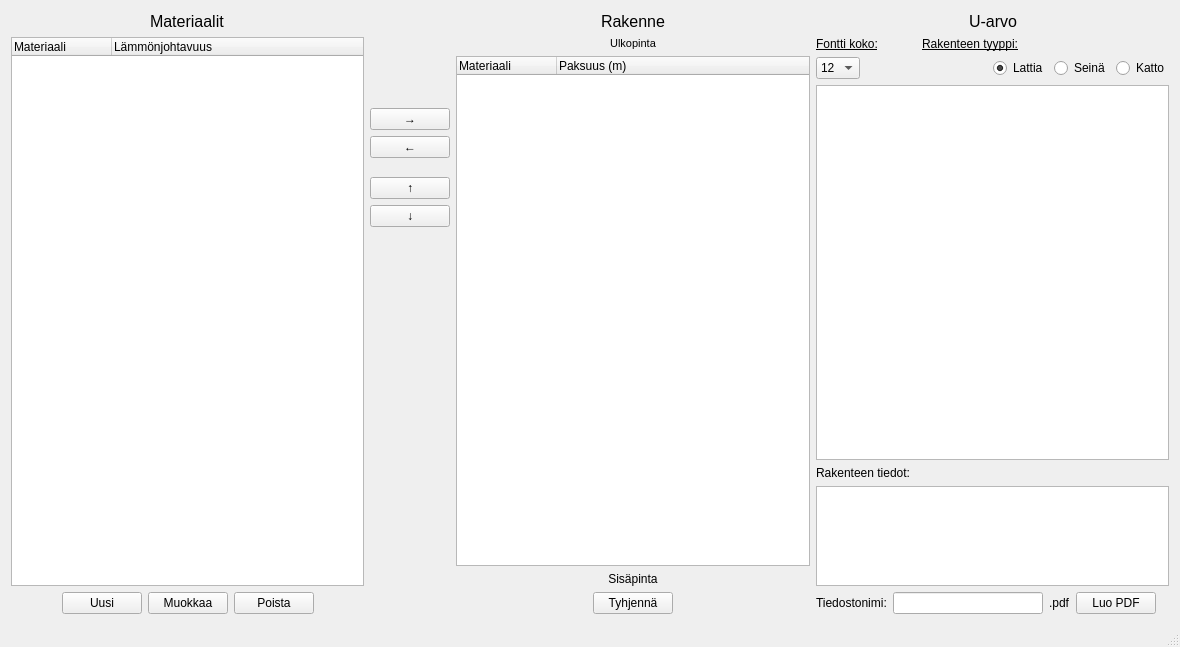
<?xml version="1.0" encoding="UTF-8"?>
<ui version="4.0">
 <class>MainWindow</class>
 <widget class="QMainWindow" name="MainWindow">
  <property name="geometry">
   <rect>
    <x>0</x>
    <y>0</y>
    <width>1180</width>
    <height>647</height>
   </rect>
  </property>
  <property name="windowTitle">
   <string>MainWindow</string>
  </property>
  <widget class="QWidget" name="centralWidget">
   <layout class="QHBoxLayout" name="horizontalLayout_6">
    <item>
     <layout class="QVBoxLayout" name="verticalLayout_7">
      <item>
       <layout class="QHBoxLayout" name="horizontalLayout_5">
        <item>
         <spacer name="horizontalSpacer_12">
          <property name="orientation">
           <enum>Qt::Horizontal</enum>
          </property>
          <property name="sizeHint" stdset="0">
           <size>
            <width>40</width>
            <height>20</height>
           </size>
          </property>
         </spacer>
        </item>
        <item>
         <widget class="QLabel" name="label_5">
          <property name="font">
           <font>
            <pointsize>12</pointsize>
           </font>
          </property>
          <property name="text">
           <string>Materiaalit</string>
          </property>
          <property name="buddy">
           <cstring>tableMateriaalit</cstring>
          </property>
         </widget>
        </item>
        <item>
         <spacer name="horizontalSpacer_13">
          <property name="orientation">
           <enum>Qt::Horizontal</enum>
          </property>
          <property name="sizeHint" stdset="0">
           <size>
            <width>40</width>
            <height>20</height>
           </size>
          </property>
         </spacer>
        </item>
       </layout>
      </item>
      <item>
       <widget class="QTableWidget" name="tableMateriaalit">
        <property name="showGrid">
         <bool>false</bool>
        </property>
        <property name="sortingEnabled">
         <bool>true</bool>
        </property>
        <property name="cornerButtonEnabled">
         <bool>true</bool>
        </property>
        <attribute name="horizontalHeaderHighlightSections">
         <bool>false</bool>
        </attribute>
        <attribute name="horizontalHeaderMinimumSectionSize">
         <number>37</number>
        </attribute>
        <attribute name="horizontalHeaderShowSortIndicator" stdset="0">
         <bool>true</bool>
        </attribute>
        <attribute name="horizontalHeaderStretchLastSection">
         <bool>true</bool>
        </attribute>
        <attribute name="verticalHeaderVisible">
         <bool>false</bool>
        </attribute>
        <attribute name="verticalHeaderCascadingSectionResizes">
         <bool>false</bool>
        </attribute>
        <column>
         <property name="text">
          <string>Materiaali</string>
         </property>
         <property name="textAlignment">
          <set>AlignLeading|AlignVCenter</set>
         </property>
        </column>
        <column>
         <property name="text">
          <string>Lämmönjohtavuus</string>
         </property>
         <property name="textAlignment">
          <set>AlignLeading|AlignVCenter</set>
         </property>
        </column>
       </widget>
      </item>
      <item>
       <layout class="QHBoxLayout" name="horizontalLayout_9">
        <property name="sizeConstraint">
         <enum>QLayout::SetDefaultConstraint</enum>
        </property>
        <item>
         <spacer name="horizontalSpacer_2">
          <property name="orientation">
           <enum>Qt::Horizontal</enum>
          </property>
          <property name="sizeHint" stdset="0">
           <size>
            <width>40</width>
            <height>20</height>
           </size>
          </property>
         </spacer>
        </item>
        <item>
         <widget class="QPushButton" name="buttonUusiMateriaali">
          <property name="text">
           <string>Uusi</string>
          </property>
         </widget>
        </item>
        <item>
         <widget class="QPushButton" name="buttoMuokkaaMat">
          <property name="enabled">
           <bool>true</bool>
          </property>
          <property name="text">
           <string>Muokkaa</string>
          </property>
          <property name="checkable">
           <bool>true</bool>
          </property>
         </widget>
        </item>
        <item>
         <widget class="QPushButton" name="pushButton">
          <property name="text">
           <string>Poista</string>
          </property>
         </widget>
        </item>
        <item>
         <spacer name="horizontalSpacer">
          <property name="orientation">
           <enum>Qt::Horizontal</enum>
          </property>
          <property name="sizeHint" stdset="0">
           <size>
            <width>40</width>
            <height>20</height>
           </size>
          </property>
         </spacer>
        </item>
       </layout>
      </item>
     </layout>
    </item>
    <item>
     <layout class="QVBoxLayout" name="verticalLayout">
      <item>
       <spacer name="verticalSpacer_3">
        <property name="orientation">
         <enum>Qt::Vertical</enum>
        </property>
        <property name="sizeHint" stdset="0">
         <size>
          <width>20</width>
          <height>40</height>
         </size>
        </property>
       </spacer>
      </item>
      <item>
       <widget class="QPushButton" name="buttonOikea">
        <property name="text">
         <string>→</string>
        </property>
       </widget>
      </item>
      <item>
       <widget class="QPushButton" name="buttonVasen">
        <property name="text">
         <string>←</string>
        </property>
       </widget>
      </item>
      <item>
       <spacer name="verticalSpacer_5">
        <property name="orientation">
         <enum>Qt::Vertical</enum>
        </property>
        <property name="sizeType">
         <enum>QSizePolicy::Fixed</enum>
        </property>
        <property name="sizeHint" stdset="0">
         <size>
          <width>20</width>
          <height>13</height>
         </size>
        </property>
       </spacer>
      </item>
      <item>
       <widget class="QPushButton" name="buttonYlos">
        <property name="text">
         <string>↑</string>
        </property>
       </widget>
      </item>
      <item>
       <widget class="QPushButton" name="buttonAlas">
        <property name="text">
         <string>↓</string>
        </property>
       </widget>
      </item>
      <item>
       <spacer name="verticalSpacer_4">
        <property name="orientation">
         <enum>Qt::Vertical</enum>
        </property>
        <property name="sizeHint" stdset="0">
         <size>
          <width>20</width>
          <height>40</height>
         </size>
        </property>
       </spacer>
      </item>
      <item>
       <spacer name="verticalSpacer_2">
        <property name="orientation">
         <enum>Qt::Vertical</enum>
        </property>
        <property name="sizeHint" stdset="0">
         <size>
          <width>20</width>
          <height>40</height>
         </size>
        </property>
       </spacer>
      </item>
      <item>
       <spacer name="verticalSpacer_6">
        <property name="orientation">
         <enum>Qt::Vertical</enum>
        </property>
        <property name="sizeHint" stdset="0">
         <size>
          <width>20</width>
          <height>40</height>
         </size>
        </property>
       </spacer>
      </item>
      <item>
       <spacer name="verticalSpacer">
        <property name="orientation">
         <enum>Qt::Vertical</enum>
        </property>
        <property name="sizeHint" stdset="0">
         <size>
          <width>20</width>
          <height>40</height>
         </size>
        </property>
       </spacer>
      </item>
     </layout>
    </item>
    <item>
     <layout class="QVBoxLayout" name="verticalLayout_6">
      <item>
       <layout class="QVBoxLayout" name="verticalLayout_2">
        <item>
         <layout class="QHBoxLayout" name="horizontalLayout">
          <item>
           <spacer name="horizontalSpacer_10">
            <property name="orientation">
             <enum>Qt::Horizontal</enum>
            </property>
            <property name="sizeHint" stdset="0">
             <size>
              <width>40</width>
              <height>20</height>
             </size>
            </property>
           </spacer>
          </item>
          <item>
           <widget class="QLabel" name="label_4">
            <property name="font">
             <font>
              <pointsize>12</pointsize>
             </font>
            </property>
            <property name="text">
             <string>Rakenne</string>
            </property>
            <property name="buddy">
             <cstring>tableRakenne</cstring>
            </property>
           </widget>
          </item>
          <item>
           <spacer name="horizontalSpacer_11">
            <property name="orientation">
             <enum>Qt::Horizontal</enum>
            </property>
            <property name="sizeHint" stdset="0">
             <size>
              <width>40</width>
              <height>20</height>
             </size>
            </property>
           </spacer>
          </item>
         </layout>
        </item>
        <item>
         <widget class="QLabel" name="label_2">
          <property name="font">
           <font>
            <pointsize>8</pointsize>
            <weight>50</weight>
            <bold>false</bold>
           </font>
          </property>
          <property name="text">
           <string>Ulkopinta</string>
          </property>
          <property name="alignment">
           <set>Qt::AlignCenter</set>
          </property>
          <property name="textInteractionFlags">
           <set>Qt::NoTextInteraction</set>
          </property>
         </widget>
        </item>
       </layout>
      </item>
      <item>
       <widget class="QTableWidget" name="tableRakenne">
        <property name="showGrid">
         <bool>false</bool>
        </property>
        <attribute name="horizontalHeaderHighlightSections">
         <bool>false</bool>
        </attribute>
        <attribute name="horizontalHeaderStretchLastSection">
         <bool>true</bool>
        </attribute>
        <attribute name="verticalHeaderVisible">
         <bool>false</bool>
        </attribute>
        <column>
         <property name="text">
          <string>Materiaali</string>
         </property>
         <property name="textAlignment">
          <set>AlignLeading|AlignVCenter</set>
         </property>
        </column>
        <column>
         <property name="text">
          <string>Paksuus (m)</string>
         </property>
         <property name="textAlignment">
          <set>AlignLeading|AlignVCenter</set>
         </property>
        </column>
       </widget>
      </item>
      <item>
       <layout class="QVBoxLayout" name="verticalLayout_4">
        <property name="sizeConstraint">
         <enum>QLayout::SetDefaultConstraint</enum>
        </property>
        <item>
         <widget class="QLabel" name="label">
          <property name="text">
           <string>Sisäpinta</string>
          </property>
          <property name="alignment">
           <set>Qt::AlignCenter</set>
          </property>
          <property name="textInteractionFlags">
           <set>Qt::NoTextInteraction</set>
          </property>
         </widget>
        </item>
        <item>
         <layout class="QHBoxLayout" name="horizontalLayout_8">
          <property name="sizeConstraint">
           <enum>QLayout::SetDefaultConstraint</enum>
          </property>
          <item>
           <spacer name="horizontalSpacer_4">
            <property name="orientation">
             <enum>Qt::Horizontal</enum>
            </property>
            <property name="sizeHint" stdset="0">
             <size>
              <width>40</width>
              <height>20</height>
             </size>
            </property>
           </spacer>
          </item>
          <item>
           <widget class="QPushButton" name="buttonTyhjenna">
            <property name="text">
             <string>Tyhjennä</string>
            </property>
           </widget>
          </item>
          <item>
           <spacer name="horizontalSpacer_3">
            <property name="orientation">
             <enum>Qt::Horizontal</enum>
            </property>
            <property name="sizeHint" stdset="0">
             <size>
              <width>40</width>
              <height>20</height>
             </size>
            </property>
           </spacer>
          </item>
         </layout>
        </item>
       </layout>
      </item>
     </layout>
    </item>
    <item>
     <layout class="QVBoxLayout" name="verticalLayout_8">
      <item>
       <layout class="QVBoxLayout" name="verticalLayout_3">
        <item>
         <layout class="QHBoxLayout" name="horizontalLayout_4">
          <item>
           <spacer name="horizontalSpacer_8">
            <property name="orientation">
             <enum>Qt::Horizontal</enum>
            </property>
            <property name="sizeHint" stdset="0">
             <size>
              <width>40</width>
              <height>20</height>
             </size>
            </property>
           </spacer>
          </item>
          <item>
           <widget class="QLabel" name="label_3">
            <property name="font">
             <font>
              <pointsize>12</pointsize>
             </font>
            </property>
            <property name="text">
             <string>U-arvo</string>
            </property>
            <property name="buddy">
             <cstring>textBrowser</cstring>
            </property>
           </widget>
          </item>
          <item>
           <spacer name="horizontalSpacer_7">
            <property name="orientation">
             <enum>Qt::Horizontal</enum>
            </property>
            <property name="sizeHint" stdset="0">
             <size>
              <width>40</width>
              <height>20</height>
             </size>
            </property>
           </spacer>
          </item>
         </layout>
        </item>
        <item>
         <layout class="QHBoxLayout" name="horizontalLayout_3">
          <item>
           <widget class="QLabel" name="label_6">
            <property name="sizePolicy">
             <sizepolicy hsizetype="Preferred" vsizetype="Preferred">
              <horstretch>0</horstretch>
              <verstretch>0</verstretch>
             </sizepolicy>
            </property>
            <property name="maximumSize">
             <size>
              <width>100</width>
              <height>16777215</height>
             </size>
            </property>
            <property name="font">
             <font>
              <underline>true</underline>
             </font>
            </property>
            <property name="text">
             <string>Fontti koko:</string>
            </property>
           </widget>
          </item>
          <item>
           <widget class="QLabel" name="label_7">
            <property name="font">
             <font>
              <underline>true</underline>
             </font>
            </property>
            <property name="text">
             <string>Rakenteen tyyppi:</string>
            </property>
           </widget>
          </item>
         </layout>
        </item>
        <item>
         <layout class="QHBoxLayout" name="horizontalLayout_2">
          <item>
           <widget class="QComboBox" name="comboBox">
            <property name="currentIndex">
             <number>2</number>
            </property>
            <item>
             <property name="text">
              <string>8</string>
             </property>
            </item>
            <item>
             <property name="text">
              <string>10</string>
             </property>
            </item>
            <item>
             <property name="text">
              <string>12</string>
             </property>
            </item>
            <item>
             <property name="text">
              <string>14</string>
             </property>
            </item>
            <item>
             <property name="text">
              <string>16</string>
             </property>
            </item>
            <item>
             <property name="text">
              <string>18</string>
             </property>
            </item>
            <item>
             <property name="text">
              <string>20</string>
             </property>
            </item>
           </widget>
          </item>
          <item>
           <spacer name="horizontalSpacer_6">
            <property name="orientation">
             <enum>Qt::Horizontal</enum>
            </property>
            <property name="sizeHint" stdset="0">
             <size>
              <width>40</width>
              <height>20</height>
             </size>
            </property>
           </spacer>
          </item>
          <item>
           <widget class="QRadioButton" name="radioButtonLattia">
            <property name="text">
             <string>Lattia</string>
            </property>
            <property name="checked">
             <bool>true</bool>
            </property>
           </widget>
          </item>
          <item>
           <widget class="QRadioButton" name="radioButtonSeina">
            <property name="text">
             <string>Seinä</string>
            </property>
           </widget>
          </item>
          <item>
           <widget class="QRadioButton" name="radioButtonKatto">
            <property name="text">
             <string>Katto</string>
            </property>
           </widget>
          </item>
         </layout>
        </item>
       </layout>
      </item>
      <item>
       <layout class="QVBoxLayout" name="verticalLayout_5">
        <item>
         <widget class="QTextBrowser" name="textBrowser">
          <property name="sizePolicy">
           <sizepolicy hsizetype="Expanding" vsizetype="Expanding">
            <horstretch>0</horstretch>
            <verstretch>0</verstretch>
           </sizepolicy>
          </property>
          <property name="font">
           <font>
            <pointsize>14</pointsize>
           </font>
          </property>
          <property name="lineWrapMode">
           <enum>QTextEdit::NoWrap</enum>
          </property>
          <property name="html">
           <string>&lt;!DOCTYPE HTML PUBLIC &quot;-//W3C//DTD HTML 4.0//EN&quot; &quot;http://www.w3.org/TR/REC-html40/strict.dtd&quot;&gt;
&lt;html&gt;&lt;head&gt;&lt;meta name=&quot;qrichtext&quot; content=&quot;1&quot; /&gt;&lt;style type=&quot;text/css&quot;&gt;
p, li { white-space: pre-wrap; }
&lt;/style&gt;&lt;/head&gt;&lt;body style=&quot; font-family:'MS Shell Dlg 2'; font-size:14pt; font-weight:400; font-style:normal;&quot;&gt;
&lt;p style=&quot;-qt-paragraph-type:empty; margin-top:0px; margin-bottom:0px; margin-left:0px; margin-right:0px; -qt-block-indent:0; text-indent:0px; font-size:8.25pt;&quot;&gt;&lt;br /&gt;&lt;/p&gt;&lt;/body&gt;&lt;/html&gt;</string>
          </property>
          <property name="textInteractionFlags">
           <set>Qt::LinksAccessibleByKeyboard|Qt::LinksAccessibleByMouse|Qt::TextBrowserInteraction|Qt::TextSelectableByKeyboard|Qt::TextSelectableByMouse</set>
          </property>
         </widget>
        </item>
        <item>
         <widget class="QLabel" name="label_8">
          <property name="text">
           <string>Rakenteen tiedot:</string>
          </property>
         </widget>
        </item>
        <item>
         <widget class="QTextEdit" name="textEdit">
          <property name="sizePolicy">
           <sizepolicy hsizetype="Expanding" vsizetype="Maximum">
            <horstretch>0</horstretch>
            <verstretch>0</verstretch>
           </sizepolicy>
          </property>
          <property name="minimumSize">
           <size>
            <width>0</width>
            <height>50</height>
           </size>
          </property>
          <property name="maximumSize">
           <size>
            <width>16777215</width>
            <height>100</height>
           </size>
          </property>
          <property name="baseSize">
           <size>
            <width>0</width>
            <height>0</height>
           </size>
          </property>
         </widget>
        </item>
       </layout>
      </item>
      <item>
       <layout class="QHBoxLayout" name="horizontalLayout_7">
        <item>
         <widget class="QLabel" name="label_tiedosotnimi">
          <property name="text">
           <string>Tiedostonimi:</string>
          </property>
         </widget>
        </item>
        <item>
         <widget class="QLineEdit" name="lineEditTiedosto"/>
        </item>
        <item>
         <widget class="QLabel" name="label_pdf">
          <property name="text">
           <string>.pdf</string>
          </property>
         </widget>
        </item>
        <item>
         <widget class="QPushButton" name="pushButtonPDF">
          <property name="text">
           <string>Luo PDF</string>
          </property>
         </widget>
        </item>
        <item>
         <spacer name="horizontalSpacer_5">
          <property name="orientation">
           <enum>Qt::Horizontal</enum>
          </property>
          <property name="sizeType">
           <enum>QSizePolicy::Fixed</enum>
          </property>
          <property name="sizeHint" stdset="0">
           <size>
            <width>13</width>
            <height>20</height>
           </size>
          </property>
         </spacer>
        </item>
       </layout>
      </item>
     </layout>
    </item>
   </layout>
  </widget>
  <widget class="QMenuBar" name="menuBar">
   <property name="geometry">
    <rect>
     <x>0</x>
     <y>0</y>
     <width>1180</width>
     <height>21</height>
    </rect>
   </property>
  </widget>
  <widget class="QStatusBar" name="statusBar"/>
 </widget>
 <layoutdefault spacing="6" margin="11"/>
 <resources/>
 <connections>
  <connection>
   <sender>buttoMuokkaaMat</sender>
   <signal>toggled(bool)</signal>
   <receiver>buttonOikea</receiver>
   <slot>setDisabled(bool)</slot>
   <hints>
    <hint type="sourcelabel">
     <x>213</x>
     <y>666</y>
    </hint>
    <hint type="destinationlabel">
     <x>452</x>
     <y>156</y>
    </hint>
   </hints>
  </connection>
  <connection>
   <sender>buttoMuokkaaMat</sender>
   <signal>toggled(bool)</signal>
   <receiver>buttonVasen</receiver>
   <slot>setDisabled(bool)</slot>
   <hints>
    <hint type="sourcelabel">
     <x>213</x>
     <y>666</y>
    </hint>
    <hint type="destinationlabel">
     <x>452</x>
     <y>185</y>
    </hint>
   </hints>
  </connection>
  <connection>
   <sender>buttoMuokkaaMat</sender>
   <signal>toggled(bool)</signal>
   <receiver>tableRakenne</receiver>
   <slot>setDisabled(bool)</slot>
   <hints>
    <hint type="sourcelabel">
     <x>213</x>
     <y>666</y>
    </hint>
    <hint type="destinationlabel">
     <x>609</x>
     <y>386</y>
    </hint>
   </hints>
  </connection>
  <connection>
   <sender>buttoMuokkaaMat</sender>
   <signal>toggled(bool)</signal>
   <receiver>buttonTyhjenna</receiver>
   <slot>setDisabled(bool)</slot>
   <hints>
    <hint type="sourcelabel">
     <x>213</x>
     <y>666</y>
    </hint>
    <hint type="destinationlabel">
     <x>675</x>
     <y>666</y>
    </hint>
   </hints>
  </connection>
  <connection>
   <sender>buttoMuokkaaMat</sender>
   <signal>toggled(bool)</signal>
   <receiver>buttonYlos</receiver>
   <slot>setDisabled(bool)</slot>
   <hints>
    <hint type="sourcelabel">
     <x>178</x>
     <y>652</y>
    </hint>
    <hint type="destinationlabel">
     <x>452</x>
     <y>230</y>
    </hint>
   </hints>
  </connection>
  <connection>
   <sender>buttoMuokkaaMat</sender>
   <signal>toggled(bool)</signal>
   <receiver>buttonAlas</receiver>
   <slot>setDisabled(bool)</slot>
   <hints>
    <hint type="sourcelabel">
     <x>157</x>
     <y>654</y>
    </hint>
    <hint type="destinationlabel">
     <x>452</x>
     <y>259</y>
    </hint>
   </hints>
  </connection>
 </connections>
</ui>
